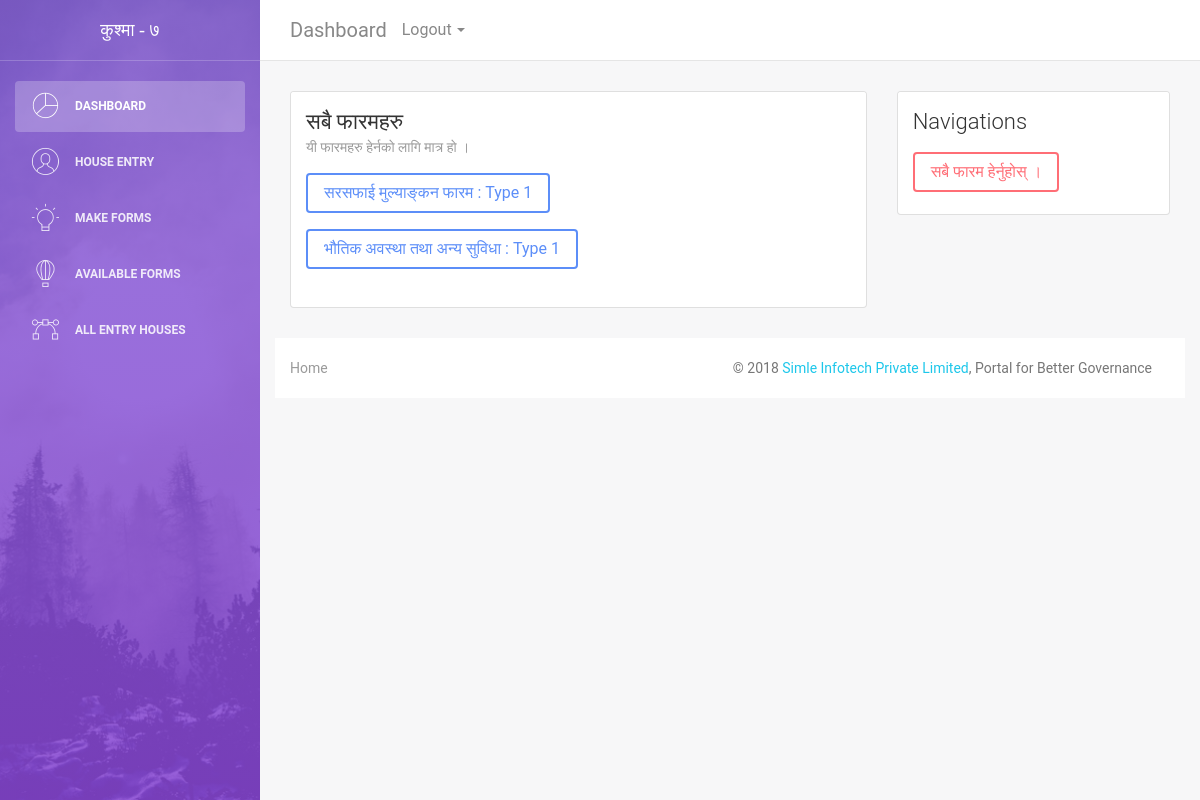
Page /forms/userforms/60/type/1 (signed in) on the committed database.
### formentry/submodals/formGenerator.py (models this page shows)
class formValue(models.Model):
    formName = models.TextField('Form Name (फारमको नाम)')
    markers = models.IntegerField('Total Markers (प्राप्ताङ्कको जम्मा सङ्ख्या)', default=1)
    formTypeChoices = (
    (1,'House'), (2,'Family'), (3, 'Individual')
    )
    formType = models.IntegerField('Form Target Group',choices=formTypeChoices, default=3)
    jsonText = models.TextField('Json Text')
    def __str__(self):
        return self.formName;

### formentry/formviews.py (the view)
# urls.py: path('userforms/<int:member>/type/<int:memtype>', formviews.all_member_forms, name='memberforms'),
@login_required(login_url='users:login')
def all_member_forms(request,member,memtype):
    allforms = formValue.objects.filter(formType=memtype)
    formtitle = 'फारमहरु - परिवार, घर र व्यक्ति सम्बन्धित'
    formtype = {1:'घरसँग सम्बन्धित', 2:'परिवार सम्बन्धित', 3: 'व्यक्ति सम्बन्धित'}
    formdescription = formtype[memtype]
    return render(request,'base_forms/allforms.html',{
        'allforms':allforms, 'member':member, 'mark':1, 'marker':request.user.id,
        'formtitle':formtitle, 'formdescription':formdescription,
    })

### formentry/templates/base_forms/allforms.html (shortened to what this page needs)
{% extends 'entry_forms/user_forms.html' %}
{% load widget_tweaks %}
{% block form-title %}
  <h4 class="card-title">सबै फारमहरु</h4>
  <p class="card-category">यी फारमहरु हेर्नको लागि मात्र हो ।</p>
{% endblock %}
{% block form-body %}
{% for forms in allforms %}
{% with mytype=forms.formType   %}
<p><a href="{% url 'formentry:form_basic' form_id=forms.id member=member mark=mark marker=marker %}" class="btn btn-primary">{{forms}} : Type {{mytype}}</a></p>
{% endwith %}
{% endfor %}
{% endblock %}
{% block form-nav %}
<a class="btn btn-danger" href="{% url 'formentry:all_my_forms' %}">सबै फारम हेर्नुहोस् । </a>
{% endblock %}

### rows in the picture
formValue: formName "सरसफाई मुल्याङ्कन फारम", formType "1"
formValue: formName "भौतिक अवस्था तथा अन्य सुविधा", formType "1"
